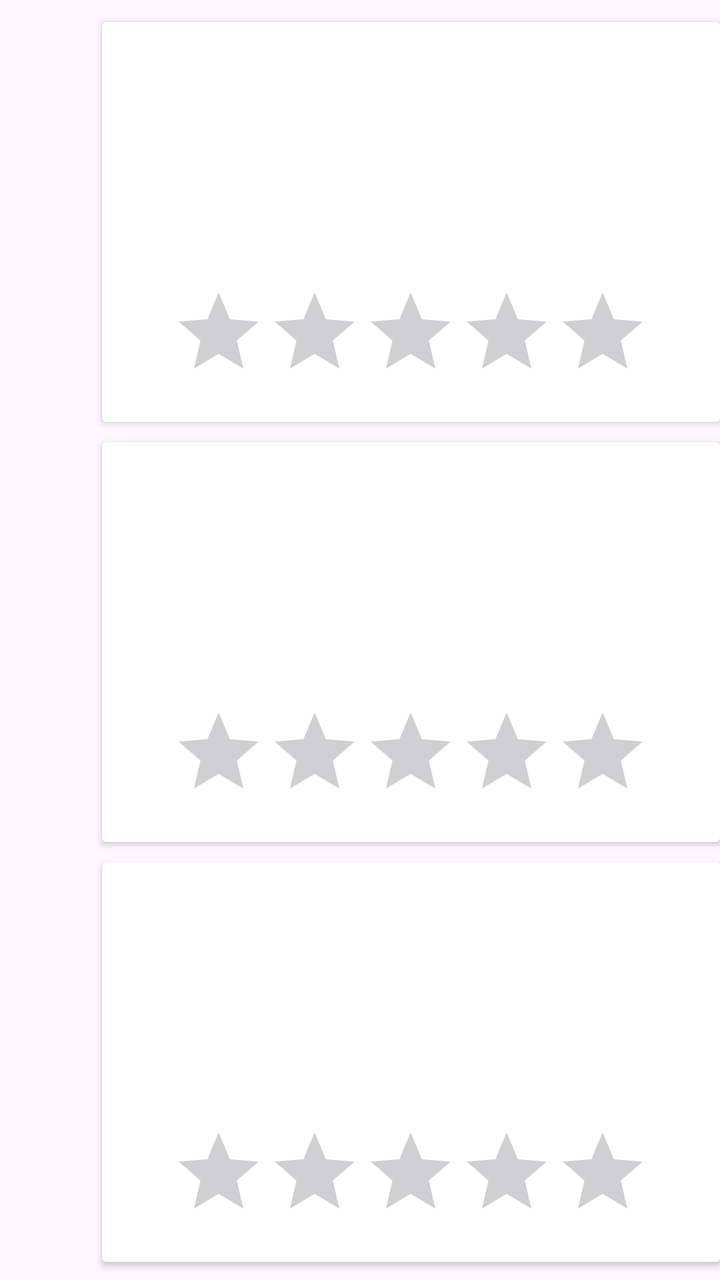
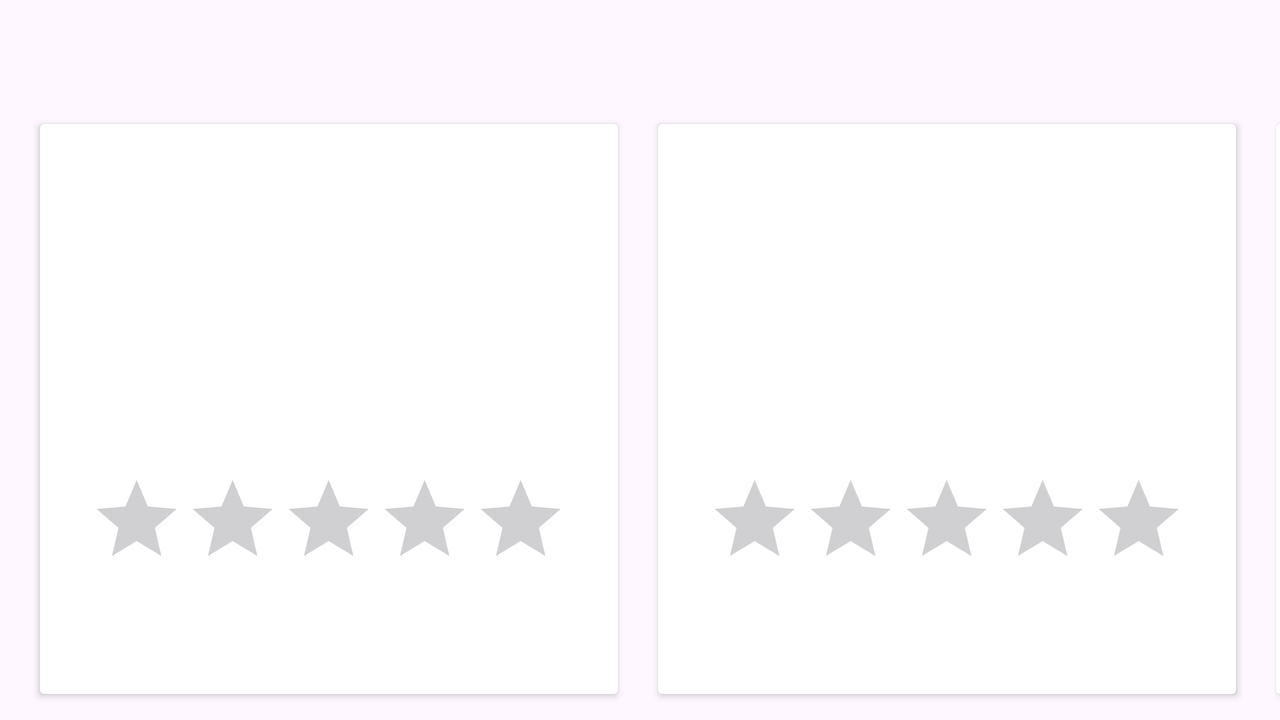

Two renders of one Android screen. The first uses the default layout on a phone; the second uses the alternative layout the repository ships for a different screen configuration, on a matching device. The two XML files are below.
<!-- AndroidManifest.xml: application theme Theme.ExamenDIPrimeraEvSamuelMoreno -->
<!-- res/layout/activity_visited.xml -->
<?xml version="1.0" encoding="utf-8"?>
<androidx.constraintlayout.widget.ConstraintLayout xmlns:android="http://schemas.android.com/apk/res/android"
    xmlns:app="http://schemas.android.com/apk/res-auto"
    xmlns:tools="http://schemas.android.com/tools"
    android:layout_width="match_parent"
    android:layout_height="match_parent"
    tools:context=".Visited">

    <ScrollView
        android:layout_width="409dp"
        android:layout_height="729dp"
        android:layout_marginStart="1dp"
        android:layout_marginTop="1dp"
        app:layout_constraintStart_toStartOf="parent"
        app:layout_constraintTop_toTopOf="parent">

        <LinearLayout
            android:layout_width="match_parent"
            android:layout_height="wrap_content"
            android:orientation="vertical" >

            <androidx.cardview.widget.CardView
                android:layout_marginTop="10dp"
                android:layout_marginRight="50dp"
                android:layout_marginLeft="50dp"
                android:layout_width="match_parent"
                android:layout_height="200dp" >

                <ImageView
                    android:layout_marginTop="10dp"
                    android:layout_gravity="center_horizontal"
                    android:id="@+id/imageView5"
                    android:layout_width="wrap_content"
                    android:layout_height="wrap_content"
                    app:srcCompat="@drawable/ic_launcher_foreground" />

                <RatingBar
                    android:layout_marginTop="60dp"
                    android:id="@+id/ratingBar"
                    android:layout_width="wrap_content"
                    android:layout_height="wrap_content"
                    android:layout_gravity="center" />
            </androidx.cardview.widget.CardView>

            <androidx.cardview.widget.CardView
                android:layout_marginTop="10dp"
                android:layout_marginRight="50dp"
                android:layout_marginLeft="50dp"
                android:layout_width="match_parent"
                android:layout_height="200dp" >

                <ImageView
                    android:layout_marginTop="10dp"
                    android:layout_gravity="center_horizontal"
                    android:id="@+id/imageView6"
                    android:layout_width="wrap_content"
                    android:layout_height="wrap_content"
                    app:srcCompat="@drawable/ic_launcher_foreground" />

                <RatingBar
                    android:layout_marginTop="60dp"
                    android:id="@+id/ratingBar2"
                    android:layout_width="wrap_content"
                    android:layout_height="wrap_content"
                    android:layout_gravity="center" />
            </androidx.cardview.widget.CardView>
            <androidx.cardview.widget.CardView
                android:layout_marginTop="10dp"
                android:layout_marginRight="50dp"
                android:layout_marginLeft="50dp"
                android:layout_width="match_parent"
                android:layout_height="200dp" >

                <ImageView
                    android:layout_marginTop="10dp"
                    android:layout_gravity="center_horizontal"
                    android:id="@+id/imageView7"
                    android:layout_width="wrap_content"
                    android:layout_height="wrap_content"
                    app:srcCompat="@drawable/ic_launcher_foreground" />

                <RatingBar
                    android:layout_marginTop="60dp"
                    android:id="@+id/ratingBar3"
                    android:layout_width="wrap_content"
                    android:layout_height="wrap_content"
                    android:layout_gravity="center" />
            </androidx.cardview.widget.CardView>

            <androidx.cardview.widget.CardView
                android:layout_marginBottom="10dp"
                android:layout_marginTop="10dp"
                android:layout_marginRight="50dp"
                android:layout_marginLeft="50dp"
                android:layout_width="match_parent"
                android:layout_height="200dp" >

                <ImageView
                    android:layout_marginTop="10dp"
                    android:layout_gravity="center_horizontal"
                    android:id="@+id/imageView8"
                    android:layout_width="wrap_content"
                    android:layout_height="wrap_content"
                    app:srcCompat="@drawable/ic_launcher_foreground" />

                <RatingBar
                    android:layout_marginTop="60dp"
                    android:id="@+id/ratingBar4"
                    android:layout_width="wrap_content"
                    android:layout_height="wrap_content"
                    android:layout_gravity="center" />
            </androidx.cardview.widget.CardView>
        </LinearLayout>
    </ScrollView>
</androidx.constraintlayout.widget.ConstraintLayout>
<!-- resources referenced by this layout -->
<resources>
  <style name="Theme.ExamenDIPrimeraEvSamuelMoreno" parent="Base.Theme.ExamenDIPrimeraEvSamuelMoreno" />
  <style name="Base.Theme.ExamenDIPrimeraEvSamuelMoreno" parent="Theme.Material3.DayNight.NoActionBar">
          <item name="colorPrimary">@color/colorPrimary</item>
          <item name="colorPrimaryDark">@color/colorPrimaryDark</item>
          <item name="colorSecondary">@color/colorSecondary</item>
      </style>
</resources>
<!-- res/layout-land/activity_visited.xml (the repository's variant of the layout above) -->
<!-- drawn on the phone turned sideways -->
<?xml version="1.0" encoding="utf-8"?>
<androidx.constraintlayout.widget.ConstraintLayout xmlns:android="http://schemas.android.com/apk/res/android"
    xmlns:app="http://schemas.android.com/apk/res-auto"
    xmlns:tools="http://schemas.android.com/tools"
    android:layout_width="match_parent"
    android:layout_height="match_parent"
    tools:context=".Visited">


    <HorizontalScrollView
        android:layout_width="729dp"
        android:layout_height="409dp"
        app:layout_constraintStart_toStartOf="parent"
        app:layout_constraintTop_toTopOf="parent">

        <LinearLayout
            android:layout_width="wrap_content"
            android:layout_height="match_parent"
            android:orientation="horizontal" >

            <androidx.cardview.widget.CardView
                android:layout_marginLeft="20dp"
                android:layout_marginRight="20dp"
                android:layout_gravity="center"
                android:layout_width="289dp"
                android:layout_height="285dp" >

                <ImageView
                    android:layout_marginTop="20dp"
                    android:layout_gravity="center_horizontal"
                    android:id="@+id/imageView9"
                    android:layout_width="wrap_content"
                    android:layout_height="wrap_content"
                    app:srcCompat="@drawable/ic_launcher_foreground" />

                <RatingBar
                    android:layout_marginTop="60dp"
                    android:layout_gravity="center"
                    android:id="@+id/ratingBar5"
                    android:layout_width="wrap_content"
                    android:layout_height="wrap_content" />
            </androidx.cardview.widget.CardView>

            <androidx.cardview.widget.CardView

                android:layout_marginRight="20dp"
                android:layout_gravity="center"
                android:layout_width="289dp"
                android:layout_height="285dp" >

                <ImageView
                    android:layout_marginTop="20dp"
                    android:layout_gravity="center_horizontal"
                    android:id="@+id/imageView10"
                    android:layout_width="wrap_content"
                    android:layout_height="wrap_content"
                    app:srcCompat="@drawable/ic_launcher_foreground" />

                <RatingBar
                    android:layout_marginTop="60dp"
                    android:layout_gravity="center"
                    android:id="@+id/ratingBar6"
                    android:layout_width="wrap_content"
                    android:layout_height="wrap_content" />
            </androidx.cardview.widget.CardView>
            <androidx.cardview.widget.CardView

                android:layout_marginRight="20dp"
                android:layout_gravity="center"
                android:layout_width="289dp"
                android:layout_height="285dp" >

                <ImageView
                    android:layout_marginTop="20dp"
                    android:layout_gravity="center_horizontal"
                    android:id="@+id/imageView11"
                    android:layout_width="wrap_content"
                    android:layout_height="wrap_content"
                    app:srcCompat="@drawable/ic_launcher_foreground" />

                <RatingBar
                    android:layout_marginTop="60dp"
                    android:layout_gravity="center"
                    android:id="@+id/ratingBar7"
                    android:layout_width="wrap_content"
                    android:layout_height="wrap_content" />
            </androidx.cardview.widget.CardView>
            <androidx.cardview.widget.CardView

                android:layout_marginRight="20dp"
                android:layout_gravity="center"
                android:layout_width="289dp"
                android:layout_height="285dp" >

                <ImageView
                    android:layout_marginTop="20dp"
                    android:layout_gravity="center_horizontal"
                    android:id="@+id/imageView12"
                    android:layout_width="wrap_content"
                    android:layout_height="wrap_content"
                    app:srcCompat="@drawable/ic_launcher_foreground" />

                <RatingBar
                    android:layout_marginTop="60dp"
                    android:layout_gravity="center"
                    android:id="@+id/ratingBar8"
                    android:layout_width="wrap_content"
                    android:layout_height="wrap_content" />
            </androidx.cardview.widget.CardView>
        </LinearLayout>
    </HorizontalScrollView>
</androidx.constraintlayout.widget.ConstraintLayout>
